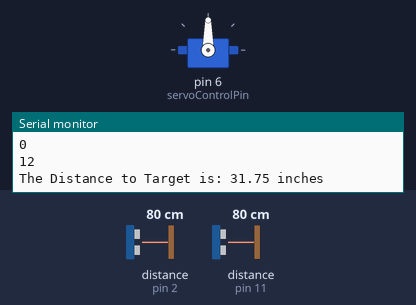
Simulated run of this sketch. Board: Arduino Uno, built with avr-gcc and run on an emulated ATmega328P. Shown: servo, the last lines printed to the serial monitor. Wiring (inferred from the names in the program): 2 × ultrasonic range finder: trigger pin 3, echo pin 2 / trigger pin 13, echo pin 11. The inputs (shaded band) are chosen by the test bench; at power-on: distance to the obstacle (sensors on pin 11, pin 2) 80 cm. The echo pulse lasts 58.3 µs per cm.

Above: at 1.2 s.
1.3 s: distance to the obstacle (sensor on pin 11) set to 29 cm
4.3 s: distance to the obstacle (sensor on pin 11) set to 23 cm
At 4.93 s:
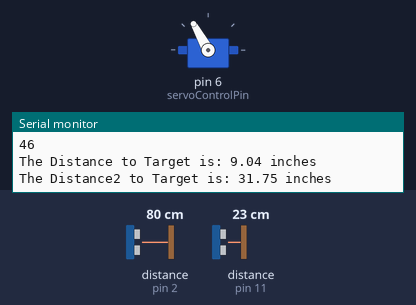
At 6.5 s:
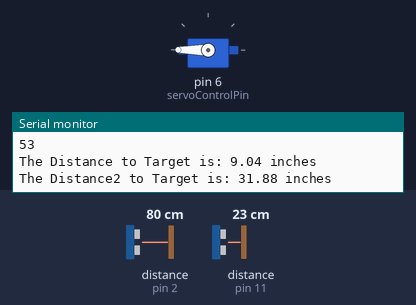
7.3 s: distance to the obstacle (sensor on pin 2) set to 28 cm
10.3 s: distance to the obstacle (sensor on pin 2) set to 22 cm
At 10.83 s:
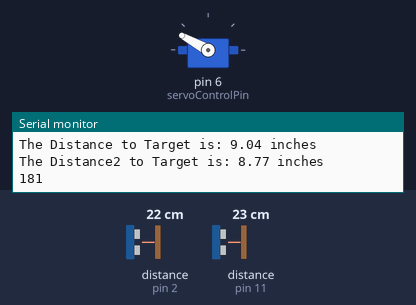
Timing chart, 0 to 14.3 s (numbered marks = the images above; inputs shaded):
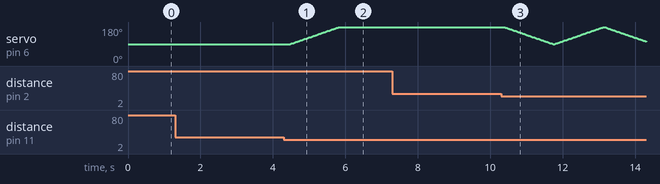

The sketch:

automatic_railway_gate_control.ino
```cpp
#include <Servo.h>  //Load Servo Library
int trigPin=13;//Sensor Trip pin connected to Arduino pin 13
int trigPin2=3;
int echoPin=11;  //Sensor Echo pin connected to Arduino pin 11
int echoPin2=2;
int servoControlPin=6; //Servo control line is connected to pin 6
int count=0;
float pingTime;  //time for ping to travel from sensor to target and return
float pingTime2;
float targetDistance; //Distance to Target in inches
float targetDistance2;
float speedOfSound=776.5; //Speed of sound in miles per hour when temp is 77 degrees.
float speedOfSound2=776.5;

Servo myPointer;  //Create a servo object called myPointer
int pos = 0;    // variable to store the servo position

void setup() {
  // put your setup code here, to run once:
  Serial.begin(9600);
  pinMode(servoControlPin, OUTPUT);
  pinMode(trigPin, OUTPUT);
  pinMode(echoPin, INPUT);
  pinMode(trigPin2, OUTPUT);
  pinMode(echoPin2, INPUT);

  myPointer.attach(servoControlPin);  //Tell arduino where the servo is attached.

}

void loop() {
  // put your main code here, to run repeatedly:

  count++;
  //for first sensor
  digitalWrite(trigPin, LOW); //Set trigger pin low
  delayMicroseconds(2000); //Let signal settle
  digitalWrite(trigPin, HIGH); //Set trigPin high
  delayMicroseconds(15); //Delay in high state
  digitalWrite(trigPin, LOW); //ping has now been sent
  delayMicroseconds(10); //Delay in low state
   //for first sensor
  pingTime = pulseIn(echoPin, HIGH);  //pingTime is presented in microceconds
  pingTime=pingTime/1000000; //convert pingTime to seconds by dividing by 1000000 (microseconds in a second)
  pingTime=pingTime/3600; //convert pingtime to hourse by dividing by 3600 (seconds in an hour)
  targetDistance= speedOfSound * pingTime;  //This will be in miles, since speed of sound was miles per hour
  targetDistance=targetDistance/2; //Remember ping travels to target and back from target, so you must divide by 2 for actual target distance.
  targetDistance= targetDistance*63360;    //Convert miles to inches by multipling by 63360 (inches per mile)
  Serial.print("The Distance to Target is: ");
  Serial.print(targetDistance);
  Serial.println(" inches");
  //for second sensor
  digitalWrite(trigPin2, LOW); //Set trigger pin low
  delayMicroseconds(2000); //Let signal settle
  digitalWrite(trigPin2, HIGH); //Set trigPin high
  delayMicroseconds(15); //Delay in high state
  digitalWrite(trigPin2, LOW); //ping has now been sent
  delayMicroseconds(10); //Delay in low state
   pingTime2 = pulseIn(echoPin2, HIGH);  //pingTime is presented in microceconds
  pingTime2=pingTime2/1000000; //convert pingTime to seconds by dividing by 1000000 (microseconds in a second)
  pingTime2=pingTime2/3600; //convert pingtime to hourse by dividing by 3600 (seconds in an hour)
  targetDistance2= speedOfSound2 * pingTime2;  //This will be in miles, since speed of sound was miles per hour
  targetDistance2=targetDistance2/2; //Remember ping travels to target and back from target, so you must divide by 2 for actual target distance.
  targetDistance2= targetDistance2*63360;    //Convert miles to inches by multipling by 63360 (inches per mile)
  Serial.print("The Distance2 to Target is: ");
  Serial.print(targetDistance2);
  Serial.println(" inches");

 if(targetDistance<10&& pos!=181 && count>1)
  {
   for (pos = 90; pos<=180; pos += 1)
   {

    myPointer.write(pos);
    delay(15);
   }
  }
   Serial.println(pos);
  if(targetDistance2<10&& pos==181 && pos!=89)
  {
   for (pos = 180; pos>=90; pos -= 1)
   {

    myPointer.write(pos);
    delay(15);
   }
  }
  Serial.println(pos);
  Serial.println(count);


}
```

Measured:
- the behaviour switches between 26 and 25 cm on distance to the obstacle (sensor on pin 11) (found by bisection; images 0 and 1)
- the behaviour switches between 26 and 25 cm on distance to the obstacle (sensor on pin 2) (found by bisection; images 2 and 3)
- after the input at 4.3 s, servo on pin 6 (servoControlPin): moves from 90° to 180° over 1.4 s, starting after 0.18 s
